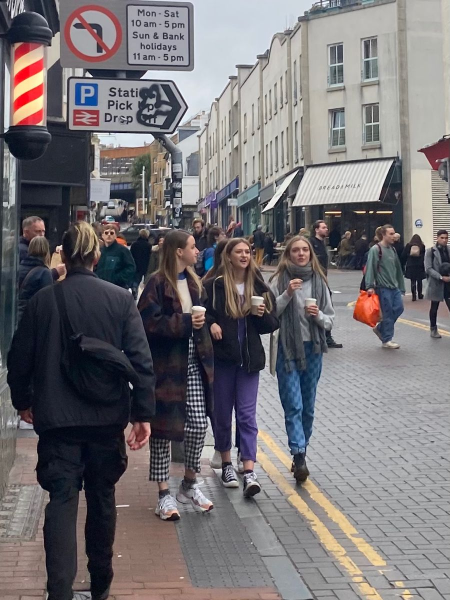
#> input picture images/0e526af3540c9df229321de684dd5f42.jpg, 900 x 1200 px (shown at 1/2 size); its folder holds only this picture in this run
$ jupyter execute --allow-errors face_blur_project.ipynb
#> lines starting #> are read from the running program, lines starting #| are printed output that depends on the picture; after the words box and inside, x2 and y2 are one past the last pixel; in counts of white or black regions, pixels touching at a corner belong together
[cell 1]
# importer les ibliothèques nécessaires pour le projet
import cv2
import numpy as np
import os
from pathlib import Path
import json
from datetime import datetime
import matplotlib.pyplot as plt
from IPython.display import Image, display

[cell 2]
class FaceBlurProcessor:
    """
    Classe principale pour la détection et le floutage automatique des visages.
    Utilise les classificateurs Haar Cascade d'OpenCV pour détecter les visages
    et applique un flou gaussien ou une pixelisation pour anonymiser.
    """

class FaceBlurProcessor:
    """
    Classe principale pour la détection et le floutage automatique des visages.
    Utilise les classificateurs Haar Cascade d'OpenCV pour détecter les visages
    et applique un flou gaussien ou une pixelisation pour anonymiser.
    """

    def __init__(self, images_dir="images", output_dir="output", blur_method="gaussian"):
        """Initialise le processeur de floutage de visages"""
        # Stocker les chemins des répertoires
        self.images_dir = Path(images_dir)
        self.output_dir = Path(output_dir)
        self.blur_method = blur_method

        # Créer les répertoires de sortie s'ils n'existent pas
        self.output_dir.mkdir(exist_ok=True)
        (self.output_dir / "blurred").mkdir(exist_ok=True)
        (self.output_dir / "comparison").mkdir(exist_ok=True)

        # Charger le classificateur Haar cascade pour les visages frontaux
        frontal_cascade_path = cv2.data.haarcascades + 'haarcascade_frontalface_default.xml'
        if not os.path.exists(frontal_cascade_path):
            raise FileNotFoundError(f"Fichier Haar cascade non trouvé: {frontal_cascade_path}")

        self.face_cascade = cv2.CascadeClassifier(frontal_cascade_path)

        # Charger le classificateur pour les visages de profil
        profile_cascade_path = cv2.data.haarcascades + 'haarcascade_profileface.xml'
        if os.path.exists(profile_cascade_path):
            self.profile_cascade = cv2.CascadeClassifier(profile_cascade_path)
        else:
            self.profile_cascade = None

        # Dictionnaire pour stocker les statistiques du traitement
        self.stats = {
            "total_images": 0,
            "images_with_faces": 0,
            "total_faces_detected": 0,
            "false_positives": 0,
            "false_negatives": 0,
            "processing_time": 0
        }

    def detect_faces(self, image):
        """Détecte les visages dans une image en utilisant plusieurs méthodes"""
        if len(image.shape) == 3:
            gray = cv2.cvtColor(image, cv2.COLOR_BGR2GRAY)
        else:
            gray = image

        all_faces = []

        # Détection frontale - configuration 1
        faces_frontal1 = self.face_cascade.detectMultiScale(
            gray, scaleFactor=1.1, minNeighbors=5, minSize=(40, 40),
            flags=cv2.CASCADE_SCALE_IMAGE
        )
        if len(faces_frontal1) > 0:
            all_faces.extend(faces_frontal1)

        # Détection frontale - configuration 2
        faces_frontal2 = self.face_cascade.detectMultiScale(
            gray, scaleFactor=1.15, minNeighbors=6, minSize=(50, 50),
            flags=cv2.CASCADE_SCALE_IMAGE
        )
        if len(faces_frontal2) > 0:
            all_faces.extend(faces_frontal2)

        # Détection de profil
        if self.profile_cascade is not None:
            faces_profile1 = self.profile_cascade.detectMultiScale(
                gray, scaleFactor=1.15, minNeighbors=6, minSize=(45, 45),
                flags=cv2.CASCADE_SCALE_IMAGE
            )
            if len(faces_profile1) > 0:
                all_faces.extend(faces_profile1)

            gray_flipped = cv2.flip(gray, 1)
            faces_profile_flipped1 = self.profile_cascade.detectMultiScale(
                gray_flipped, scaleFactor=1.15, minNeighbors=6, minSize=(45, 45),
                flags=cv2.CASCADE_SCALE_IMAGE
            )
            if len(faces_profile_flipped1) > 0:
                h, w = gray.shape
                for (x, y, w_face, h_face) in faces_profile_flipped1:
                    x_corrected = w - x - w_face
                    all_faces.append([x_corrected, y, w_face, h_face])

        # Amélioration du contraste avec CLAHE
        clahe = cv2.createCLAHE(clipLimit=2.0, tileGridSize=(8,8))
        gray_enhanced = clahe.apply(gray)

        faces_enhanced = self.face_cascade.detectMultiScale(
            gray_enhanced, scaleFactor=1.1, minNeighbors=5, minSize=(40, 40),
            flags=cv2.CASCADE_SCALE_IMAGE
        )
        if len(faces_enhanced) > 0:
            all_faces.extend(faces_enhanced)

            if self.profile_cascade is not None:
                faces_profile_enhanced1 = self.profile_cascade.detectMultiScale(
                    gray_enhanced, scaleFactor=1.15, minNeighbors=6, minSize=(45, 45),
                    flags=cv2.CASCADE_SCALE_IMAGE
                )
                if len(faces_profile_enhanced1) > 0:
                    all_faces.extend(faces_profile_enhanced1)

                gray_enhanced_flipped = cv2.flip(gray_enhanced, 1)
                faces_profile_enhanced_flipped1 = self.profile_cascade.detectMultiScale(
                    gray_enhanced_flipped, scaleFactor=1.15, minNeighbors=6, minSize=(45, 45),
                    flags=cv2.CASCADE_SCALE_IMAGE
                )
                if len(faces_profile_enhanced_flipped1) > 0:
                    h, w = gray_enhanced.shape
                    for (x, y, w_face, h_face) in faces_profile_enhanced_flipped1:
                        x_corrected = w - x - w_face
                        all_faces.append([x_corrected, y, w_face, h_face])

        # Validation et filtrage des faux positifs
        if len(all_faces) > 0:
            all_faces = np.array(all_faces)
            validated_faces = []
            h_img, w_img = gray.shape

            for (x, y, w, h) in all_faces:
                if x < 0 or y < 0 or x + w > w_img or y + h > h_img:
                    continue

                aspect_ratio = w / h if h > 0 else 0
                if aspect_ratio < 0.65 or aspect_ratio > 1.4:
                    continue

                if w < 35 or h < 35:
                    continue

                if w > w_img / 3 or h > h_img / 3:
                    continue

                perimeter = 2 * (w + h)
                area = w * h
                if perimeter > 0:
                    compactness = 4 * np.pi * area / (perimeter * perimeter)
                    if compactness < 0.4:
                        continue

                validated_faces.append([x, y, w, h])

            if len(validated_faces) > 0:
                validated_faces = np.array(validated_faces)
                faces_merged = self._merge_overlapping_faces(validated_faces)
                return faces_merged

        return []

    def _merge_overlapping_faces(self, faces):
        """Fusionne les rectangles de visages qui se chevauchent"""
        if len(faces) == 0:
            return []

        faces = faces[faces[:, 2].argsort()[::-1]]
        merged = []
        used = [False] * len(faces)

        for i, (x1, y1, w1, h1) in enumerate(faces):
            if used[i]:
                continue
            current = [x1, y1, w1, h1]

            for j, (x2, y2, w2, h2) in enumerate(faces[i+1:], i+1):
                if used[j]:
                    continue

                overlap_x = max(0, min(x1 + w1, x2 + w2) - max(x1, x2))
                overlap_y = max(0, min(y1 + h1, y2 + h2) - max(y1, y2))
                overlap_area = overlap_x * overlap_y

                area1, area2 = w1 * h1, w2 * h2
                union_area = area1 + area2 - overlap_area

                if union_area > 0 and overlap_area / union_area > 0.6:
                    x_min, y_min = min(x1, x2), min(y1, y2)
                    x_max, y_max = max(x1 + w1, x2 + w2), max(y1 + h1, y2 + h2)
                    current = [x_min, y_min, x_max - x_min, y_max - y_min]
                    used[j] = True

            merged.append(current)
            used[i] = True

        return np.array(merged, dtype=np.int32)

    def apply_gaussian_blur(self, image, face_region, blur_strength=None):
        """Applique un flou gaussien à une région de visage"""
        x, y, w, h = face_region
        result = image.copy()

        padding = 10
        x = max(0, x - padding)
        y = max(0, y - padding)
        w = min(result.shape[1] - x, w + 2 * padding)
        h = min(result.shape[0] - y, h + 2 * padding)

        if blur_strength is None:
            blur_strength = max(51, min(w, h) // 4)
            if blur_strength % 2 == 0:
                blur_strength += 1
        else:
            if blur_strength % 2 == 0:
                blur_strength += 1

        face_roi = result[y:y+h, x:x+w]
        blurred_face = cv2.GaussianBlur(face_roi, (blur_strength, blur_strength), 0)
        blurred_face = cv2.GaussianBlur(blurred_face, (blur_strength, blur_strength), 0)
        result[y:y+h, x:x+w] = blurred_face
        return result

    # [21 lines left out: function apply_pixelation, not called in this run]

    def blur_faces(self, image, faces):
        """Applique le floutage à tous les visages détectés"""
        result = image.copy()
        for (x, y, w, h) in faces:
            if self.blur_method == "gaussian":
                result = self.apply_gaussian_blur(result, (x, y, w, h))
            elif self.blur_method == "pixelate":
                result = self.apply_pixelation(result, (x, y, w, h))
        return result

    def create_comparison(self, original, blurred, faces):
        """Crée une image de comparaison côte à côte"""
        original_with_boxes = original.copy()
        for (x, y, w, h) in faces:
            cv2.rectangle(original_with_boxes, (x, y), (x+w, y+h), (0, 255, 0), 2)

        h, w = original.shape[:2]
        max_height = 800
        if h > max_height:
            scale = max_height / h
            new_w, new_h = int(w * scale), int(h * scale)
            original_with_boxes = cv2.resize(original_with_boxes, (new_w, new_h))
            blurred_resized = cv2.resize(blurred, (new_w, new_h))
        else:
            blurred_resized = blurred

        comparison = np.hstack([original_with_boxes, blurred_resized])
        cv2.putText(comparison, "AVANT (visages detectes)", (10, 30),
                   cv2.FONT_HERSHEY_SIMPLEX, 1, (0, 255, 0), 2)
        cv2.putText(comparison, "APRES (visages floutes)", (w + 10, 30),
                   cv2.FONT_HERSHEY_SIMPLEX, 1, (0, 0, 255), 2)
        return comparison

    def process_image(self, image_path):
        """Traite une image complète : détecte et floute les visages"""
        image = cv2.imread(str(image_path))
        if image is None:
            print(f"Erreur: Impossible de charger l'image {image_path}")
            return None, None, None

        faces = self.detect_faces(image)

        if len(faces) > 0:
            blurred_image = self.blur_faces(image, faces)
            comparison = self.create_comparison(image, blurred_image, faces)
        else:
            blurred_image = image.copy()
            comparison = self.create_comparison(image, image, [])

        return len(faces), blurred_image, comparison

    def process_all_images(self):
        """Traite toutes les images du répertoire"""
        image_extensions = ['.jpg', '.jpeg', '.png', '.JPG', '.JPEG', '.PNG']
        image_files = [f for f in self.images_dir.iterdir()
                      if f.suffix in image_extensions]

        self.stats["total_images"] = len(image_files)

        print(f"Début du traitement de {len(image_files)} images...")
        print(f"Méthode de floutage: {self.blur_method}\n")

        start_time = datetime.now()

        for idx, image_path in enumerate(image_files, 1):
            print(f"[{idx}/{len(image_files)}] Traitement de {image_path.name}...", end=" ")

            num_faces, blurred, comparison = self.process_image(image_path)
#> in process_image, image is the input picture: shape (1200, 900, 3); mean B, G, R 116.1, 113, 116.7
#> in detect_faces, `gray = cv2.cvtColor(image, cv2.COLOR_BGR2GRAY)`:
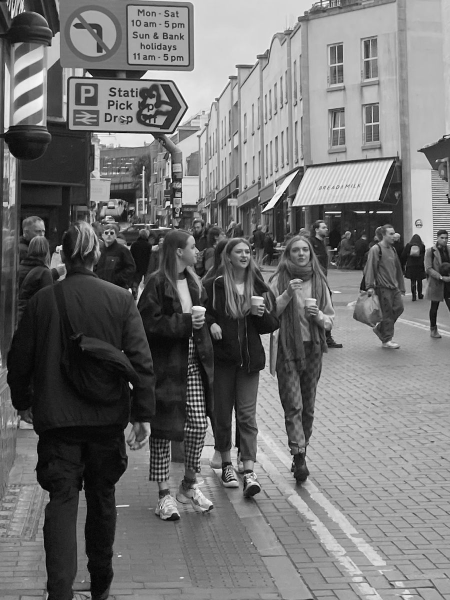
#> gray: shape (1200, 900) (shown at 1/2 size); min 0, max 255, mean 114.5
#> in detect_faces, `faces_frontal1 = self.face_cascade.detectMultiScale( gray, scaleFactor..`: faces_frontal1 = [[575, 478, 54, 54], [460, 483, 53, 53], [164, 386, 64, 64]]
#> in detect_faces, `faces_frontal2 = self.face_cascade.detectMultiScale( gray, scaleFactor..`: faces_frontal2 = [[163, 385, 65, 65], [572, 476, 59, 59], [458, 480, 58, 58]]
#> in detect_faces, `faces_profile1 = self.profile_cascade.detectMultiScale( gray, scaleFac..`: faces_profile1 = ()
#> in detect_faces, `gray_flipped = cv2.flip(gray, 1)`:
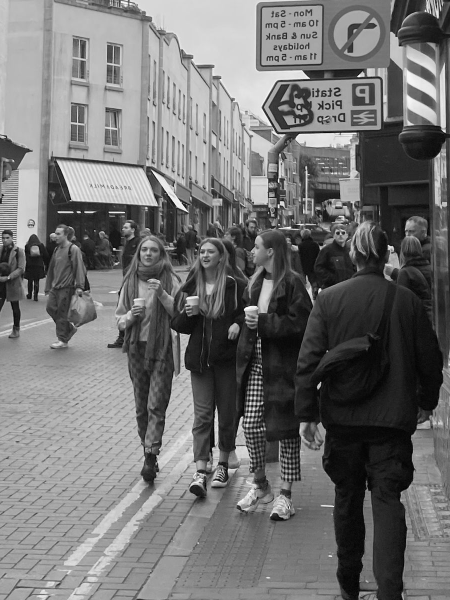
#> gray_flipped: shape (1200, 900) (shown at 1/2 size); min 0, max 255, mean 114.5
#> in detect_faces, `faces_profile_flipped1 = self.profile_cascade.detectMultiScale( gray_f..`: faces_profile_flipped1 = [[490, 474, 54, 54], [279, 475, 58, 58], [393, 479, 58, 58]]
#> the loop in detect_faces, `for (x, y, w_face, h_face) in faces_profile_flipped1:` made 3 passes
#> (x, y, w_face, h_face, x_corrected) on passes 1 to 3: (490, 474, 54, 54, 356), (279, 475, 58, 58, 563), (393, 479, 58, 58, 449)
#> after the loop in detect_faces, `for (x, y, w_face, h_face) in faces_profile_flipped1:`: all_faces = [[575, 478, 54, 54], [460, 483, 53, 53], [164, 386, 64, 64], [163, 385, 65, 65], [572, 476, 59, 59], [458, 480, 58, 58], [356, 474, 54, 54], [563, 475, 58, 58], [449, 479, 58, 58]]
#> in detect_faces, `gray_enhanced = clahe.apply(gray)`:
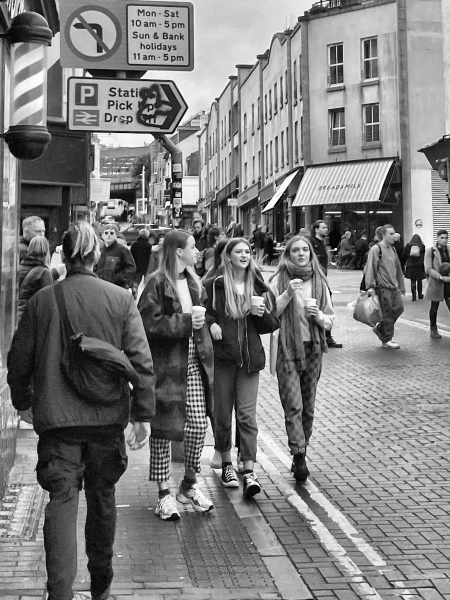
#> gray_enhanced: shape (1200, 900) (shown at 1/2 size); min 0, max 255, mean 126.3
#> in detect_faces, `faces_enhanced = self.face_cascade.detectMultiScale( gray_enhanced, sc..`: faces_enhanced = [[574, 478, 56, 56], [459, 482, 54, 54], [164, 387, 66, 66]]
#> in detect_faces, `faces_profile_enhanced1 = self.profile_cascade.detectMultiScale( gray_..`: faces_profile_enhanced1 = ()
#> in detect_faces, `gray_enhanced_flipped = cv2.flip(gray_enhanced, 1)`:
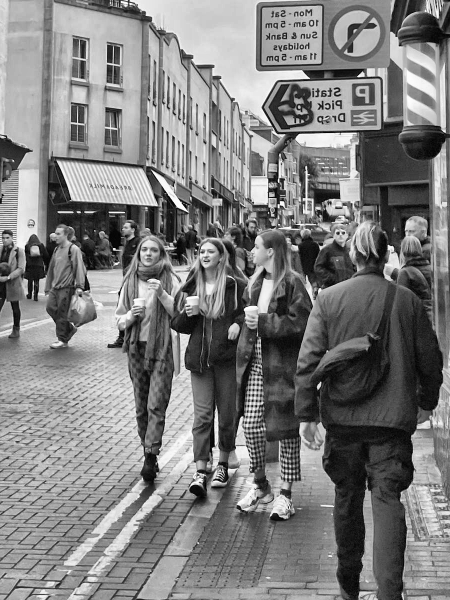
#> gray_enhanced_flipped: shape (1200, 900) (shown at 1/2 size); min 0, max 255, mean 126.3
#> in detect_faces, `faces_profile_enhanced_flipped1 = self.profile_cascade.detectMultiScal..`: faces_profile_enhanced_flipped1 = [[488, 472, 57, 57], [393, 479, 58, 58]]
#> the loop in detect_faces, `for (x, y, w_face, h_face) in faces_profile_enhanced_flipped1:` made 2 passes
#> (x, y, w_face, h_face, x_corrected) on passes 1 to 2: (488, 472, 57, 57, 355), (393, 479, 58, 58, 449)
#> after the loop in detect_faces, `for (x, y, w_face, h_face) in faces_profile_enhanced_flipped1:`: all_faces = 14 items, first 6: [575, 478, 54, 54], [460, 483, 53, 53], [164, 386, 64, 64], [163, 385, 65, 65], [572, 476, 59, 59], [458, 480, 58, 58]
#> in detect_faces, `all_faces = np.array(all_faces)`: all_faces = 14 rows, first 6: [575, 478, 54, 54], [460, 483, 53, 53], [164, 386, 64, 64], [163, 385, 65, 65], [572, 476, 59, 59], [458, 480, 58, 58]
#> the loop in detect_faces, `for (x, y, w, h) in all_faces:` made 14 passes
#> (x, y, w, h, perimeter, area) on passes 1 to 8: (575, 478, 54, 54, 216, 2916), (460, 483, 53, 53, 212, 2809), (164, 386, 64, 64, 256, 4096), (163, 385, 65, 65, 260, 4225), (572, 476, 59, 59, 236, 3481), (458, 480, 58, 58, 232, 3364), (356, 474, 54, 54, 216, 2916), (563, 475, 58, 58, 232, 3364)
#> after the loop in detect_faces, `for (x, y, w, h) in all_faces:`: validated_faces = 14 items, first 6: [575, 478, 54, 54], [460, 483, 53, 53], [164, 386, 64, 64], [163, 385, 65, 65], [572, 476, 59, 59], [458, 480, 58, 58]
#> in detect_faces, `validated_faces = np.array(validated_faces)`: validated_faces has the same summary as all_faces
#> in _merge_overlapping_faces, `faces = faces[faces[:, 2].argsort()[::-1]]`: faces = 14 rows, first 6: [164, 387, 66, 66], [163, 385, 65, 65], [164, 386, 64, 64], [572, 476, 59, 59], [449, 479, 58, 58], [449, 479, 58, 58]
#> in _merge_overlapping_faces, `used = [False] * len(faces)`: used = [False, False, False, False, False, False, False, False, False, False, False, False, False, False]
#> the loop in _merge_overlapping_faces, `for i, (x1, y1, w1, h1) in enumerate(faces):` made 14 passes
#> after the loop in _merge_overlapping_faces, `for i, (x1, y1, w1, h1) in enumerate(faces):`: merged = [[164, 386, 66, 67], [572, 476, 59, 59], [449, 479, 64, 58], [355, 472, 57, 57]]; used = [True, True, True, True, True, True, True, True, True, True, True, True, True, True]
#> in detect_faces, `faces_merged = self._merge_overlapping_faces(validated_faces)`: faces_merged has the same summary as merged in _merge_overlapping_faces
#> in process_image, `faces = self.detect_faces(image)`: faces has the same summary as merged in _merge_overlapping_faces
#> the loop in blur_faces, `for (x, y, w, h) in faces:` made 4 passes
#> pass 1, in apply_gaussian_blur, `face_roi = result[y:y+h, x:x+w]`:
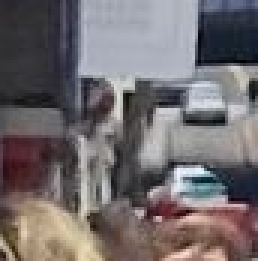
#> face_roi: shape (87, 86, 3) (shown 3 times larger); mean B, G, R 109.8, 107.9, 114.3
#> pass 1, in apply_gaussian_blur, `blurred_face = cv2.GaussianBlur(face_roi, (blur_strength, blur_strengt..`:
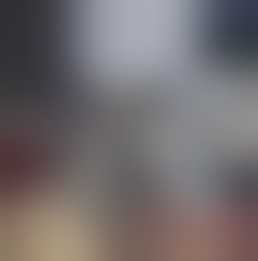
#> blurred_face: shape (87, 86, 3) (shown 3 times larger); mean B, G, R 109.8, 108, 114.4
#> the loop in create_comparison, `for (x, y, w, h) in faces:` made 4 passes
#> after the loop in create_comparison, `for (x, y, w, h) in faces:`:
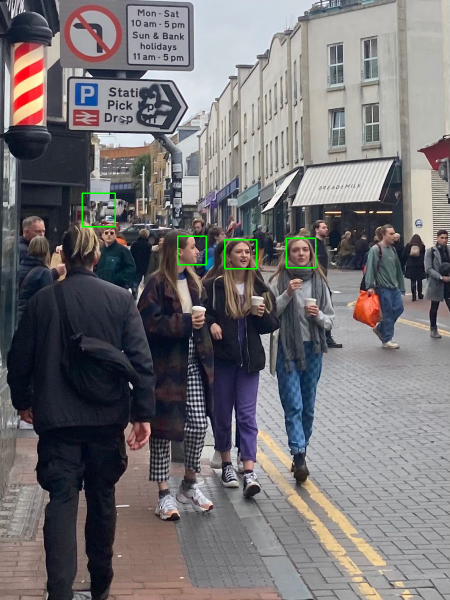
#> original_with_boxes: shape (1200, 900, 3) (shown at 1/2 size); 0.27% of pixels changed, all inside (x1, y1, x2, y2) = (163, 385, 633, 539)
#> in create_comparison, `original_with_boxes = cv2.resize(original_with_boxes, (new_w, new_h))`:
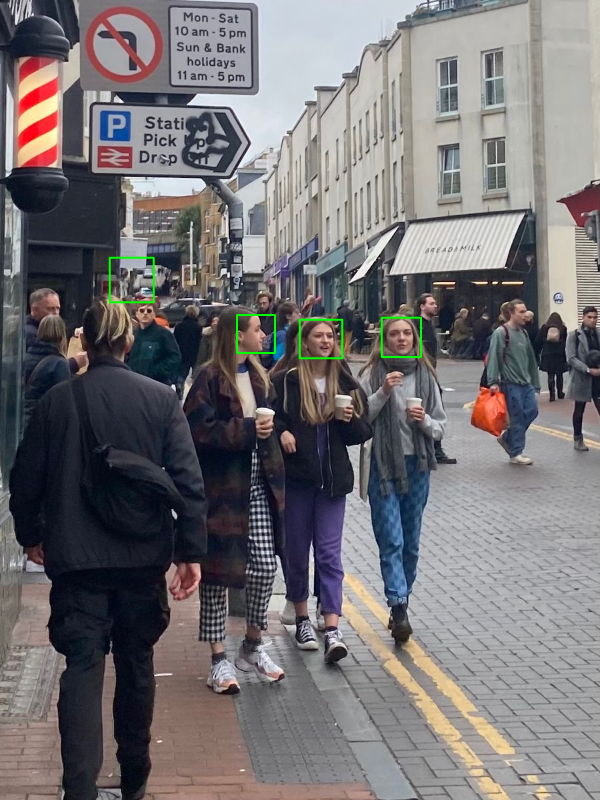
#> original_with_boxes: shape (800, 600, 3); mean B, G, R 115.8, 113.4, 116.4
#> (the rest of the program and of its run is left out)
